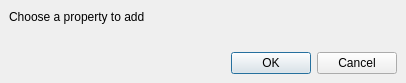
<ui version="4.0" >
 <class>AddPropertyDialog</class>
 <widget class="QDialog" name="AddPropertyDialog" >
  <property name="geometry" >
   <rect>
    <x>0</x>
    <y>0</y>
    <width>406</width>
    <height>83</height>
   </rect>
  </property>
  <property name="windowTitle" >
   <string>Add Property Dialog</string>
  </property>
  <layout class="QVBoxLayout" >
   <property name="spacing" >
    <number>6</number>
   </property>
   <property name="margin" >
    <number>9</number>
   </property>
   <item>
    <widget class="QLabel" name="label" >
     <property name="text" >
      <string>Choose a property to add</string>
     </property>
    </widget>
   </item>
   <item>
    <widget class="QWidget" native="1" name="inputWidgetContainer" />
   </item>
   <item>
    <widget class="QDialogButtonBox" name="buttonBox" >
     <property name="orientation" >
      <enum>Qt::Horizontal</enum>
     </property>
     <property name="standardButtons" >
      <set>QDialogButtonBox::Cancel|QDialogButtonBox::Ok</set>
     </property>
    </widget>
   </item>
  </layout>
 </widget>
 <resources/>
 <connections>
  <connection>
   <sender>buttonBox</sender>
   <signal>accepted()</signal>
   <receiver>AddPropertyDialog</receiver>
   <slot>accept()</slot>
   <hints>
    <hint type="sourcelabel" >
     <x>248</x>
     <y>254</y>
    </hint>
    <hint type="destinationlabel" >
     <x>157</x>
     <y>274</y>
    </hint>
   </hints>
  </connection>
  <connection>
   <sender>buttonBox</sender>
   <signal>rejected()</signal>
   <receiver>AddPropertyDialog</receiver>
   <slot>reject()</slot>
   <hints>
    <hint type="sourcelabel" >
     <x>316</x>
     <y>260</y>
    </hint>
    <hint type="destinationlabel" >
     <x>286</x>
     <y>274</y>
    </hint>
   </hints>
  </connection>
 </connections>
</ui>
